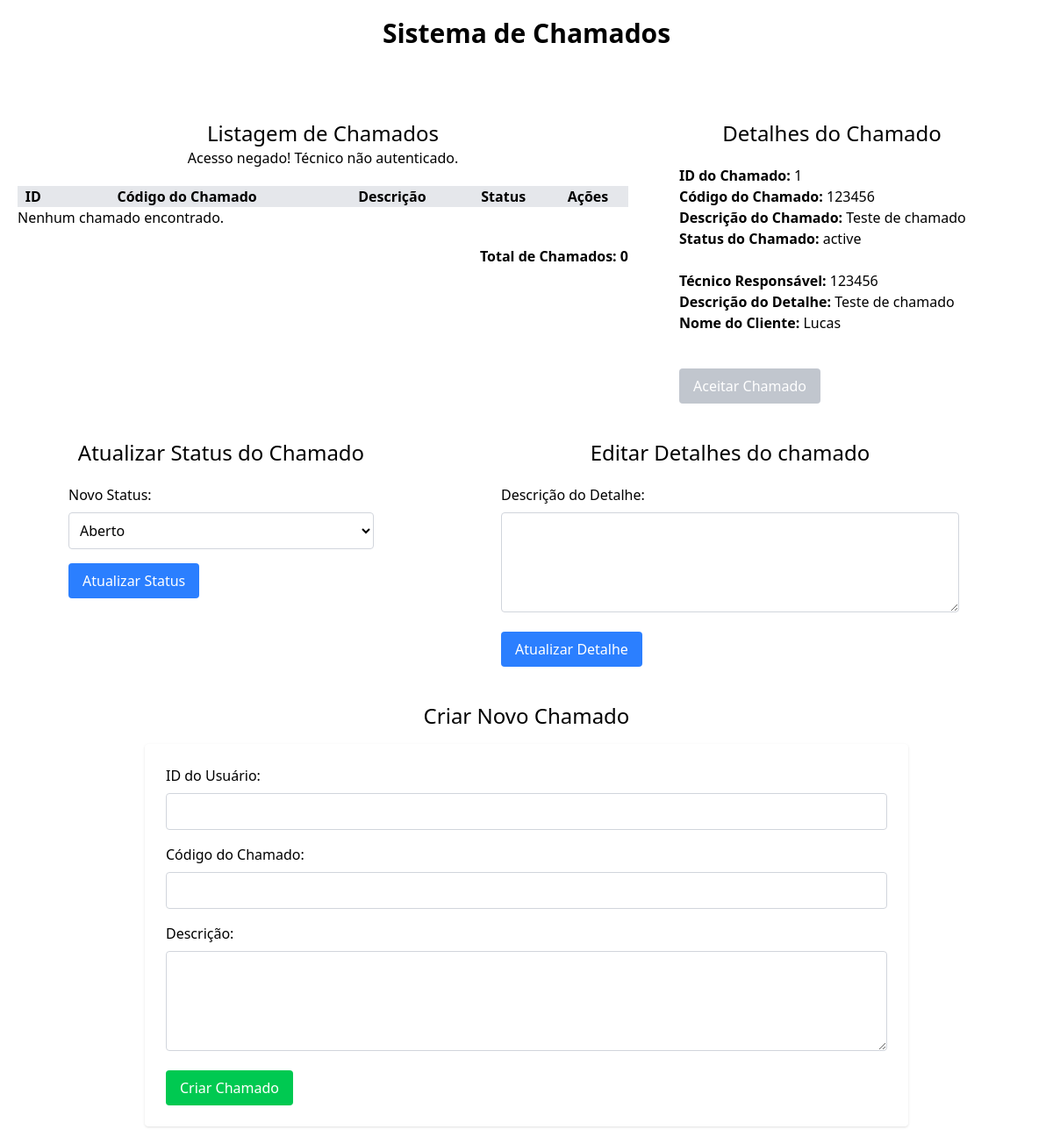
/view/chamados.php?id=1, run on an earlier commit of the app's database.
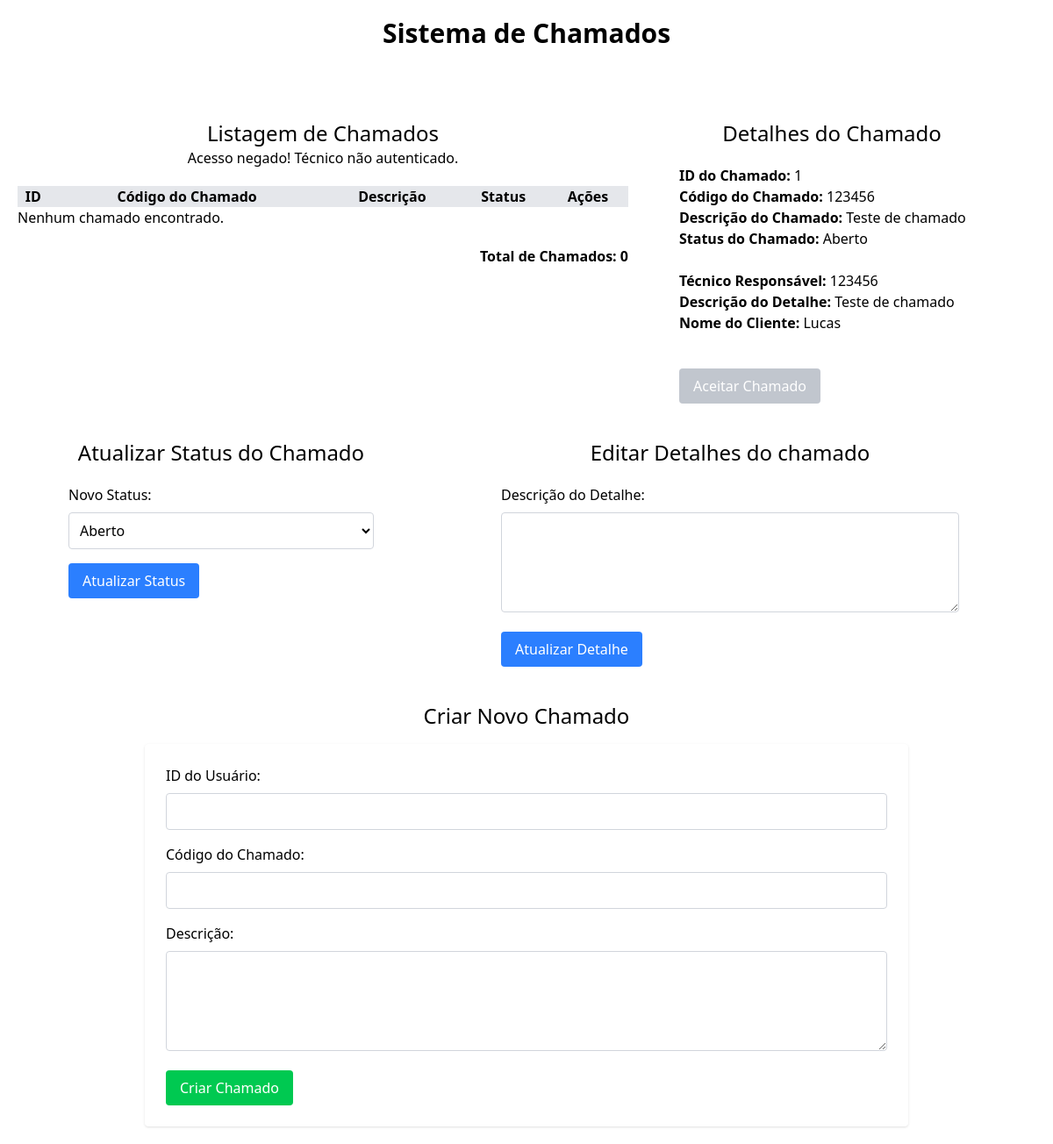
And on a later commit of the database.
### tables this page shows
CREATE TABLE IF NOT EXISTS Calleds(
    id INT AUTO_INCREMENT primary key,
    id_user INT NOT NULL,
    code_called INT NOT NULL UNIQUE,
    description VARCHAR(255) NOT NULL,
    estatus VARCHAR(255) NOT NULL DEFAULT 'Aberto',
    created_at TIMESTAMP DEFAULT CURRENT_TIMESTAMP,
    updated_at TIMESTAMP DEFAULT CURRENT_TIMESTAMP ON UPDATE CURRENT_TIMESTAMP,
    FOREIGN KEY (id_user) REFERENCES Users(id) ON DELETE CASCADE
);

CREATE TABLE IF NOT EXISTS Calleds_technicians(
    id INT AUTO_INCREMENT primary key,
    id_called INT NOT NULL,
    id_technician INT NOT NULL,
    matricula_technician VARCHAR(255) NOT NULL,
    description VARCHAR(255) NULL,
    created_at TIMESTAMP DEFAULT CURRENT_TIMESTAMP,
    updated_at TIMESTAMP DEFAULT CURRENT_TIMESTAMP ON UPDATE CURRENT_TIMESTAMP,
    FOREIGN KEY (id_called) REFERENCES Calleds(id) ON DELETE CASCADE,
    FOREIGN KEY (id_technician) REFERENCES Technicians(id) ON DELETE CASCADE
);

CREATE TABLE IF NOT EXISTS Users(
    id INT AUTO_INCREMENT primary key,
    name VARCHAR(255) NOT NULL,
    cpf VARCHAR(255) NOT NULL UNIQUE,
    email VARCHAR(255) NOT NULL UNIQUE,
    telephone VARCHAR(255) NOT NULL,
    password VARCHAR(255) NOT NULL,
    tipo VARCHAR(255) NOT NULL DEFAULT 'user',
    estatus VARCHAR(255) NOT NULL DEFAULT 'active',
    created_at TIMESTAMP DEFAULT CURRENT_TIMESTAMP,
    updated_at TIMESTAMP DEFAULT CURRENT_TIMESTAMP ON UPDATE CURRENT_TIMESTAMP
);

### controller/authCalled.php (called while the page is built, shortened)
<?php
class CalledTechnicians
{
    private function isAuthenticated()
    {
        return isset($_SESSION['user']['matricula']) && isset($_SESSION['token']);
    }
    public function listAllCalleds()
    {
        if (!$this->isAuthenticated()) {
            return false;
        }
        $calledTechniciansModel = new TechniciansCalled();
        $calleds = $calledTechniciansModel->listAllCalleds();
        return $calleds;
    }
}

### model/userCalled.php (called while the page is built, shortened)
<?php
require_once '../factory/conexao.php';
class userCalled
{
    private $db;
    public function __construct()
    {
        $dbInstance = new Caminho();
        $this->db = $dbInstance->getConn();
    }
    public function getDetailsUSer($idCalled)
    {
        try {
            $query = "SELECT
                c.id AS called_id,
                c.code_called,
                c.description AS called_description,
                c.estatus AS called_status,
                ct.id AS detail_id,
                ct.id_technician,
                ct.matricula_technician,
                ct.description AS detail_description,
                u.name AS client_name
                  FROM Calleds c
                  LEFT JOIN Calleds_technicians ct ON c.id = ct.id_called
                  LEFT JOIN Users u ON c.id_user = u.id
                  WHERE c.id = ?";
            $stmt = $this->db->prepare($query);
            $stmt->execute([$idCalled]);
            $result = $stmt->fetch(PDO::FETCH_ASSOC);
            return $result ? $result : null;
        } catch (PDOException $e) {
            error_log("Erro ao obter detalhes do chamado: " . $e->getMessage());
            return false;
        }
    }
}

### factory/conexao.php (called while the page is built)
<?php
class Caminho
{
    public static $usuario = "root";
    public static $senha = "";
    public static $connect = null;
    private static function Conectar()
    {
        try {
            if (self::$connect == null) {
                self::$connect = new PDO(
                        'mysql:host=localhost;
                     dbname=technical_enterprise;',
                        self::$usuario,
                        self::$senha
                    );
            }
        } catch (Exception $ex) {
            echo 'Mensagem: ' . $ex->getMessage();
            die;
        }
        return self::$connect;
    }
    public function getConn()
    {
        return self::Conectar();
    }
}

### view/chamados.php (the view, shortened to what this page needs)
<?php require_once '../model/userCalled.php'; ?>
<?php require_once '../controller/authCalled.php'; ?>
<!DOCTYPE html>
<html lang="pt-br">
<head>
    <script src="https://cdn.jsdelivr.net/npm/@tailwindcss/browser@4"></script>
</head>
<body>
    <header>
        <h1 class="text-3xl flex justify-center my-5 font-semibold">Sistema de Chamados</h1>
    </header>
    <section class="w-full p-5">
        <section id="chamados" class="w-full flex flex-row">
            <section id="listagem" class="w-3/5 flex flex-col items-center mt-10">
                <h2 class="text-2xl flex justify-center">Listagem de Chamados</h2>
                <table class="w-full px-5 mt-5 justify-center [&>td]:text-center">
                    <thead class="bg-gray-200">
                        <tr>
                            <th>ID</th>
                            <th>Código do Chamado</th>
                            <th>Descrição</th>
                            <th>Status</th>
                            <th>Ações</th>
                        </tr>
                    </thead>
                    <tbody>
                        <?php
                        $techniciansCalled = new CalledTechnicians();
                        $calleds = $techniciansCalled->listAllCalleds();
                        if ($calleds) {
                            foreach ($calleds as $called) {
                                echo "<tr>";
                                echo "<td class='text-center'>" . htmlspecialchars($called['id']) . "</td>";
                                echo "<td class='text-center'>" . htmlspecialchars($called['code_called']) . "</td>";
                                echo "<td class='text-center'>" . htmlspecialchars($called['description']) . "</td>";
                                echo "<td class='text-center'>" . htmlspecialchars($called['estatus']) . "</td>";
                                echo "<td class='text-center'>";
                                echo "<a href='?id=" . htmlspecialchars($called['id']) . "' class='text-blue-500 underline'>Ver Detalhes</a> | ";
                                echo "<form method='POST' action='' style='display:inline'>
        <input type='hidden' name='deleteCalledId' value='" . htmlspecialchars($called['id']) . "'>
        <button type='submit' class='text-red-500 underline ml-1' onclick=\"return confirm('Tem certeza que deseja deletar este chamado?')\">Deletar</button>
      </form>";
                                echo "</td>";
                                echo "</tr>";
                            }
                        } else {
                            echo "<tr><td colspan='5'>Nenhum chamado encontrado.</td></tr>";
                        }
                        ?>
                    </tbody>
                    <tfoot>
                        <tr>
                            <td colspan="5" class="text-end font-semibold pt-5">Total de Chamados: <?php
                                                                                                    if (isset($calleds) && is_array($calleds)) {
                                                                                                        echo count($calleds);
                                                                                                    } else {
                                                                                                        echo 0;
                                                                                                    } ?></td>
                        </tr>
                    </tfoot>
                </table>
            </section>
            <section id="detalhes" class="w-2/5 flex flex-col items-center mt-10">
                <h2 class="text-2xl flex justify-center">Detalhes do Chamado</h2>
                <?php
                if (isset($_GET['id'])) {
                    $idCalled = $_GET['id'];
                    $userCalled = new userCalled();
                    $details = $userCalled->getDetailsUSer($idCalled);
                    if ($details) {
                        echo "<div class='w-3/4 mx-auto mt-5'>";
                        echo "<p><strong>ID do Chamado:</strong> " . htmlspecialchars($details['called_id']) . "</p>";
                        echo "<p><strong>Código do Chamado:</strong> " . htmlspecialchars($details['code_called']) . "</p>";
                        echo "<p><strong>Descrição do Chamado:</strong> " . htmlspecialchars($details['called_description']) . "</p>";
                        echo "<p><strong>Status do Chamado:</strong> " . htmlspecialchars($details['called_status']) . "</p>";
                        echo "<br>";
                        echo "<p><strong>Técnico Responsável:</strong> " . htmlspecialchars($details['matricula_technician']) . "</p>";
                        echo "<p><strong>Descrição do Detalhe:</strong> " . htmlspecialchars($details['detail_description']) . "</p>";
                        echo "<p><strong>Nome do Cliente:</strong> " . htmlspecialchars($details['client_name']) . "</p>";
                        echo "<br>";
                        $disabled = !empty($details['matricula_technician']);
                        $disabledAttr = $disabled ? 'disabled' : '';
                        $buttonClass = $disabled
                            ? 'bg-gray-400 text-white px-4 py-2 rounded cursor-not-allowed opacity-60'
                            : 'bg-green-500 text-white px-4 py-2 rounded hover:bg-green-600';
                        echo "<form action='' method='POST' class='mt-4'>
    <input type='hidden' name='acceptCalledId' value='" . htmlspecialchars($details['called_id']) . "'>
    <button type='submit' name='acceptCalled' class='" . $buttonClass . "' " . $disabledAttr . ">Aceitar Chamado</button>
</form>";
                        echo "</div>";
                    } else {
                        echo "<p>Nenhum detalhe encontrado para o chamado com ID: " . htmlspecialchars($idCalled) . "</p>";
                    }
                }
                ?>
            </section>
        </section>
        <?php
        if (isset($_GET['id'])) { ?>
            <section id="atualizar" class="w-full flex flex-row">
                <section id="atualizar_status" class="w-2/5 flex flex-col items-center mt-10">
                    <h2 class="text-2xl flex justify-center">Atualizar Status do Chamado</h2>
                    <form action="" method="POST" class="w-3/4 mx-auto mt-5">
                        <label for="status" class="block mb-2">Novo Status:</label>
                        <select name="status" id="status" class="border border-gray-300 rounded p-2 mb-4 w-full">
                            <option value="Aberto">Aberto</option>
                        </select>
                        <button type="submit" name="updateStatus" class="bg-blue-500 text-white px-4 py-2 rounded">Atualizar Status</button>
                    </form>
                </section>
                <section id="editar_detalhes" class="w-3/5 flex flex-col items-center mt-10">
                    <h2 class="text-2xl flex justify-center">Editar Detalhes do chamado</h2>
                    <form action="" method="POST" class="w-3/4 mx-auto mt-5">
                        <label for="description" class="block mb-2">Descrição do Detalhe:</label>
                        <textarea name="description" id="description" rows="4" class="border border-gray-300 rounded p-2 mb-4 w-full"></textarea>
                        <button type="submit" name="updateDetail" class="bg-blue-500 text-white px-4 py-2 rounded">Atualizar Detalhe</button>
                    </form>
                </section>
            </section>
        <?php } ?>
        <section id="criar_chamado" class="w-full flex flex-col items-center mt-10">
            <h2 class="text-2xl mb-4">Criar Novo Chamado</h2>
            <form method="POST" action="" class="w-3/4 bg-white p-6 rounded shadow">
                <label for="idUser" class="block mb-2">ID do Usuário:</label>
                <input type="number" name="idUser" id="idUser" required class="border border-gray-300 p-2 rounded w-full mb-4">
                <label for="codeCalled" class="block mb-2">Código do Chamado:</label>
                <input type="text" name="codeCalled" id="codeCalled" required class="border border-gray-300 p-2 rounded w-full mb-4">
                <label for="description" class="block mb-2">Descrição:</label>
                <textarea name="description" id="description" rows="4" required class="border border-gray-300 p-2 rounded w-full mb-4"></textarea>
                <button type="submit" name="createCalled" class="bg-green-500 text-white px-4 py-2 rounded hover:bg-green-600">Criar Chamado</button>
            </form>
        </section>
</body>
</html>

What changed in the data, as far as the page shows it:
changed calleds "Teste de chamado": estatus "active" → "Aberto"
